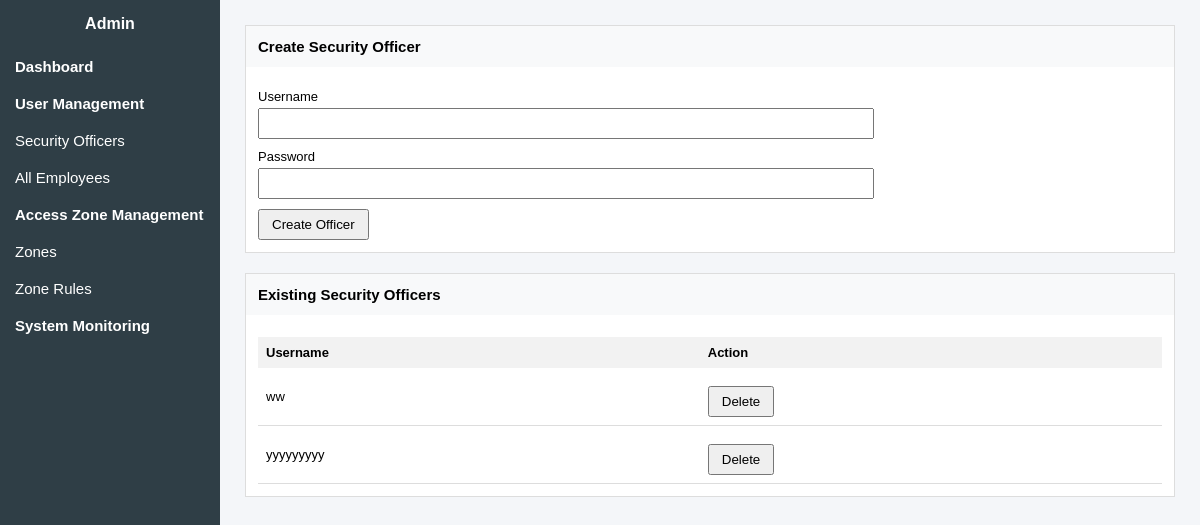
/admin/view/security-officers.php (signed in), run on an earlier commit of the app's database.
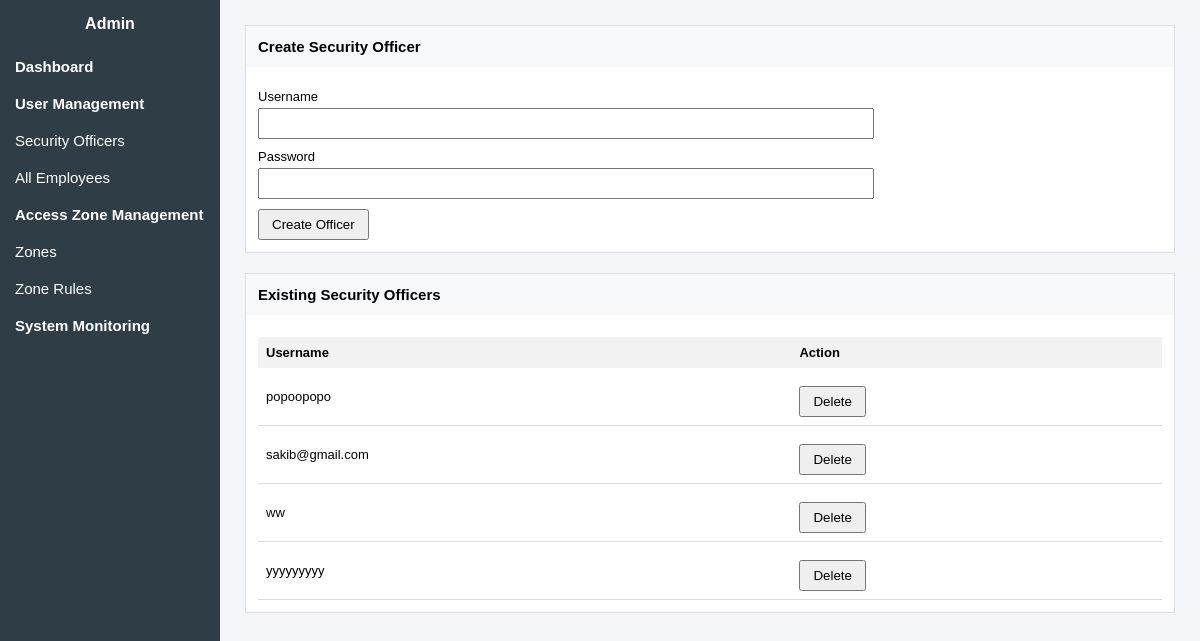
And on a later commit of the database.
### tables this page shows
CREATE TABLE `security_officers` (
  `id` int(11) NOT NULL,
  `username` varchar(50) DEFAULT NULL,
  `password` varchar(255) DEFAULT NULL,
  `created_at` timestamp NOT NULL DEFAULT current_timestamp()
);

### admin/model/security_officer_model.php (called while the page is built, shortened)
<?php
class SecurityOfficerModel {
    public function getAllOfficers() {
        $db = new db_connection();
        $conn = $db->openConnection();
        $sql = "SELECT id, username FROM security_officers";
        $result = $conn->query($sql);
        return $result;
    }
}
?>

### admin/view/security-officers.php (the view, shortened to what this page needs)
<?php
require_once "../model/security_officer_model.php";
$model = new SecurityOfficerModel();
$officers = $model->getAllOfficers();
?>
<!DOCTYPE html>
<html>
<head>
    <link rel="stylesheet" href="dashboard.css">
</head>
<body>
<div class="sidebar">
    <h2>Admin</h2>
    <a href="dashboard.php" class="menu">Dashboard</a>
    <div class="menu">User Management</div>
    <a href="security-officers.php" class="submenu">Security Officers</a>
    <a href="all-employees.php" class="submenu">All Employees</a>
    <div class="menu">Access Zone Management</div>
    <a href="zones.php" class="submenu">Zones</a>
    <a href="zone-rules.php" class="submenu">Zone Rules</a>
    <a href="system-monitoring.php" class="menu">System Monitoring</a>
</div>
<div class="main">
    <div class="panel">
        <h3>Create Security Officer</h3>
        <div class="panel-body">
            <form method="POST" action="../controller/security_officer_controller.php">
                <label>Username</label>
                <input type="text" name="username" required>
                <label>Password</label>
                <input type="password" name="password" required>
                <button type="submit" name="createOfficer">Create Officer</button>
            </form>
        </div>
    </div>
    <div class="panel">
        <h3>Existing Security Officers</h3>
        <div class="panel-body">
            <table>
                <tr>
                    <th>Username</th>
                    <th>Action</th>
                </tr>
                <?php if ($officers && $officers->num_rows > 0) { ?>
                    <?php while ($row = $officers->fetch_assoc()) { ?>
                        <tr>
                            <td><?php echo htmlspecialchars($row["username"]); ?></td>
                            <td>
                                <form method="POST"
                                      action="../controller/security_officer_controller.php"
                                      onsubmit="return confirm('Are you sure you want to delete this officer?');"
                                      style="display:inline;">
                                    <button type="submit" name="deleteOfficer">
                                        Delete
                                    </button>
                                </form>
                            </td>
                        </tr>
                    <?php } ?>
                <?php } else { ?>
                    <tr>
                        <td colspan="2">No security officers found</td>
                    </tr>
                <?php } ?>
            </table>
        </div>
    </div>
</div>
</body>
</html>

### admin/view/dashboard.css (style rules this page uses)
body { margin: 0; font-family: Arial, sans-serif; background-color: #f4f6f9; }
.sidebar { position: fixed; top: 0; left: 0; width: 220px; height: 100%; background-color: #2f3e46; color: white; }
.sidebar h2 { margin: 0; padding: 15px; text-align: center; font-size: 16px; }
.sidebar a { display: block; padding: 10px 15px; color: white; text-decoration: none; font-size: 15px; }
.menu { display: block; padding: 10px 15px; font-size: 15px; font-weight: bold; background-color: #2f3e46; }
.submenu { display: block; padding: 8px 25px; font-size: 12px; background-color: #2f3e46; text-decoration: none; color: #cfd8dc; }
.main { margin-left: 220px; padding: 25px; }
.panel { background-color: white; border: 1px solid #ddd; margin-bottom: 20px; }
.panel h3 { margin: 0; padding: 12px; background-color: #f8f9fa; font-size: 15px; }
.panel-body { padding: 12px; }
label { display: block; margin-top: 10px; font-size: 13px; }
input { width: 100%; max-width: 600px; padding: 6px; margin-top: 4px; }
button { display: block; margin-top: 10px; padding: 6px 12px; cursor: pointer; }
table { width: 100%; border-collapse: collapse; margin-top: 10px; }
th { padding: 8px; background-color: #f2f2f2; font-size: 13px; text-align: left; }
td { padding: 8px; border-bottom: 1px solid #ddd; font-size: 13px; word-break: break-word; }

What changed in the data, as far as the page shows it:
added security_officers: username "popoopopo"
added security_officers: username "sakib@gmail.com"
